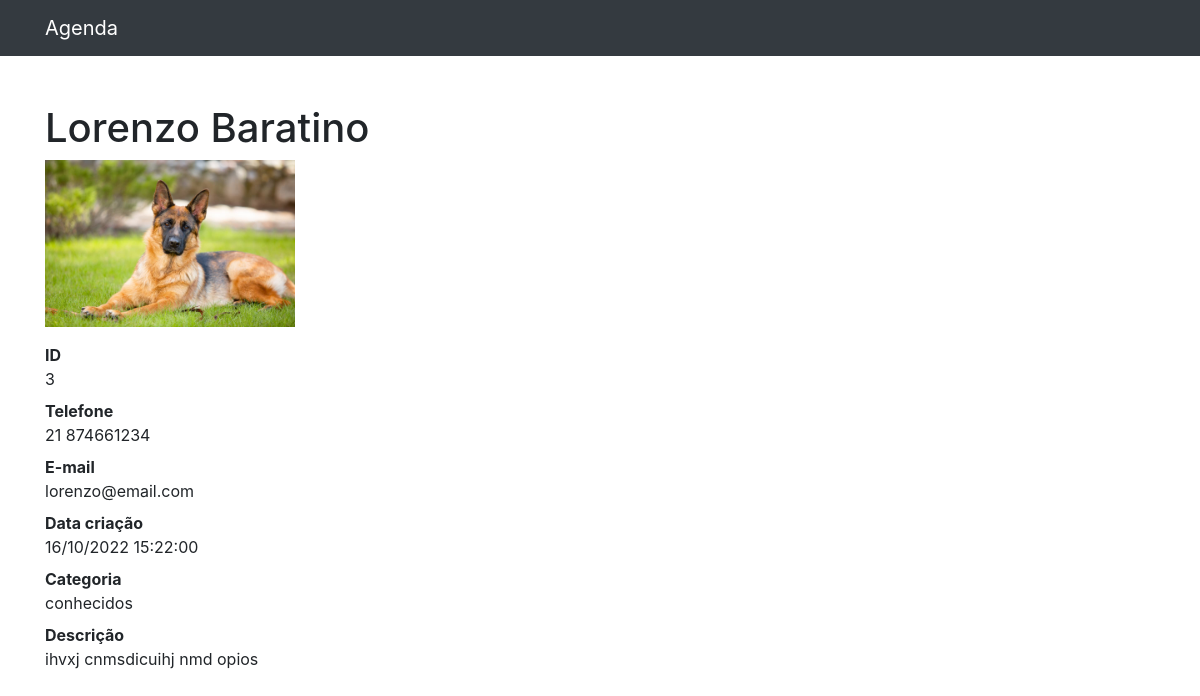
Page /3 on the committed database.
### contato/models.py (models this page shows, shortened)
class Contato(models.Model):
    nome = models.CharField(max_length= 50)
    sobrenome = models.CharField(max_length= 50, blank= True)
    telefone = models.CharField(max_length= 20)
    email = models.EmailField(max_length= 50, blank=True)
    data_criacao = models.DateTimeField(default= timezone.now)
    descricao = models.TextField(blank= True)
    categoria = models.ForeignKey(Categoria, on_delete= models.DO_NOTHING)
    mostrar = models.BooleanField(default= True)
    foto = models.ImageField(blank= True, upload_to='fotos/%Y/%m/%d')

class Categoria(models.Model):
    categoria = models.CharField(max_length= 50)
    def __str__(self) -> str:
        return self.categoria

### contato/views.py (the view)
# urls.py: path('<int:contato_id>', views.detalhes, name='detalhes'),
def detalhes(request, contato_id):
    contato = get_object_or_404(Contato, id= contato_id)
    if not contato.mostrar:
        raise Http404()
    return render(request, 'detalhes.html', {'contato': contato})

### contato/templates/detalhes.html
{% extends 'base.html' %}
{% block conteudo %}
    <div class="container">
        <div class="row">
            <div class="col-lg-12">
                <h1 class="mt-5">{{contato.nome}} {{contato.sobrenome}}</h1>
                {% if contato.foto.url != None%}
                <p><img src="{{contato.foto.url}}" style="max-width: 250px; height: auto;"></p>
                {% endif %}
                <dl>
                <dt>ID</dt>
                <dd>{{contato.id}}</dd>
                <dt>Telefone</dt>
                <dd>{{contato.telefone}}</dd>
                <dt>E-mail</dt>
                <dd>{{contato.email}}</dd>
                <dt>Data criação</dt>
                <dd>{{contato.data_criacao|date:'d/m/Y H:i:s'}}</dd>
                <dt>Categoria</dt>
                <dd>{{contato.categoria}}</dd>
                <dt>Descrição</dt>
                <dd>{{contato.descricao}}</dd>
                </dl>
            </div>
        </div>
    </div>
{% endblock conteudo %}

### rows in the picture
Contato: nome "Lorenzo", sobrenome "Baratino", foto (picture), id "3", telefone "21 874661234", email "lorenzo@email.com", data_criacao "16/10/2022 15:22:00", categoria "conhecidos", descricao "ihvxj cnmsdicuihj nmd opios"
